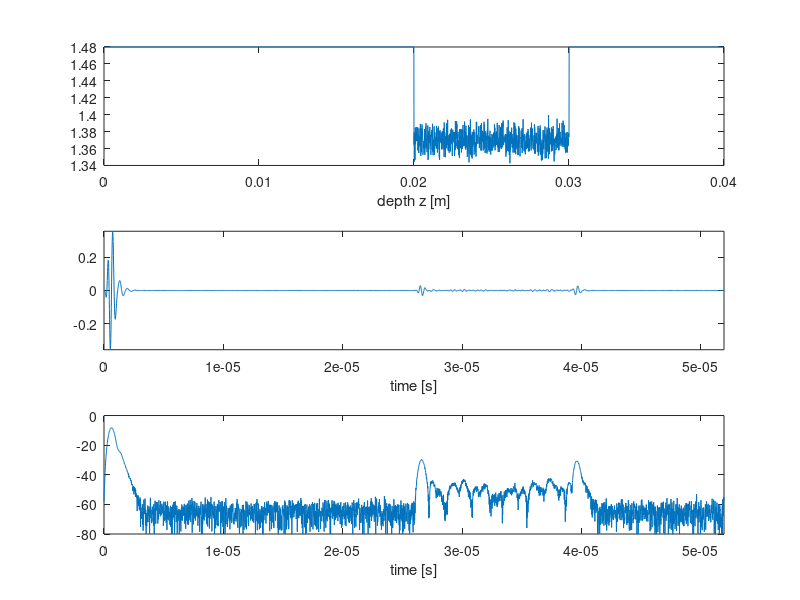
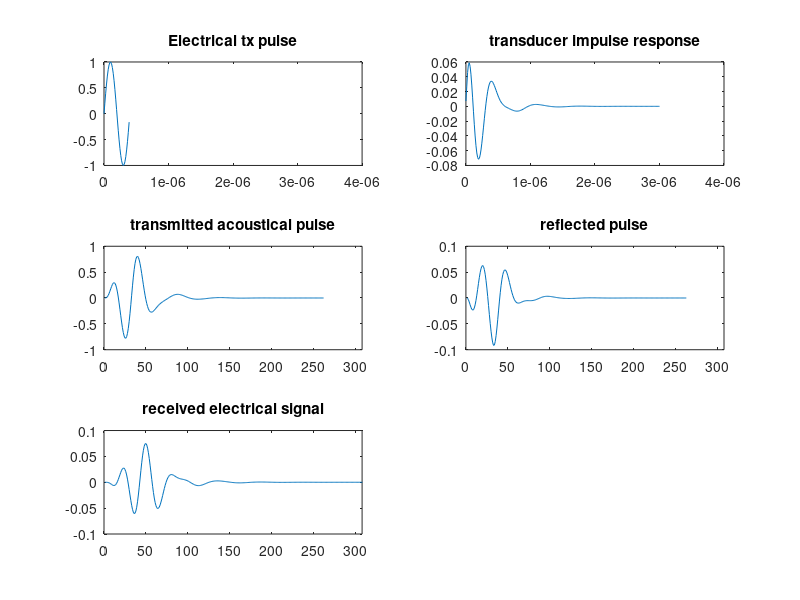
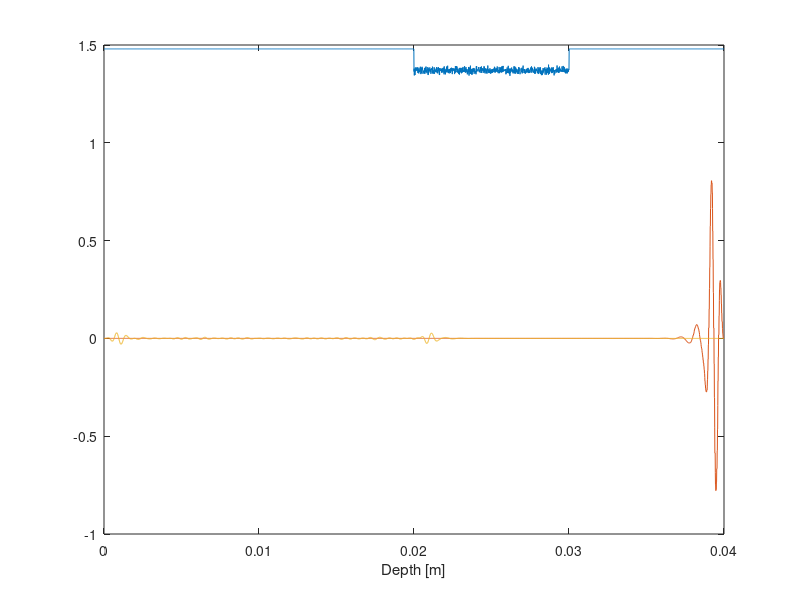

Write the MATLAB code that produced these figures, in order.
function pulsechoAnimate;
%Pulse echo 1D imaging - simulation
% simulate received signal from an 1 D object defined by variation in acoustic impedance
%29.01.05  Hans Torp

%physical constants
c=1540;  %speed of sound

zmax=0.04;%max depth
dz=10e-6;% depth increment
z=0:dz:zmax;%depth axis
z=z';%make z into a vector

t=2/c*z;%time axis
dt=t(2)-t(1);
fs=1/dt;%sampling freq. 
tmax=t(end);

% calculate the total pulse echo response h = pel x pxd x hd x hxd ; where "x" means convolution
%define transmitted pulse
f0=2.5e6;
Tp=0.4e-6;%pulse length
tp=0:1/fs:Tp;tp=tp';
pel=sin(2*pi*f0*tp);% Electrical transmit pulse
figure(2);
Tpr=4e-6;%time-range 0 - Tpr for plot
subplot(3,2,1);plot(tp,pel);title('Electrical tx pulse');
xlim([0,Tpr]);
pause;
%define transducer impulse response
fc=2.5e6;B=2.2e6;%center frequency and bandwidth of transducer
[bxd,axd]=butter(2,2*[fc-B/2,fc+B/2]/fs);%butterworth bandpass filter
txd=0:dt:3e-6;txd=txd';
impuls=zeros(size(txd));impuls(1)=1; %
hxd=filter(bxd,axd,impuls);
subplot(3,2,2);plot(txd,hxd);title('transducer impulse response');
xlim([0,Tpr]);
pause;
 
pAc=conv(pel,hxd);%transmitted acoustical pulse
subplot(3,2,3);plot(pAc);title('transmitted acoustical pulse');
xlim([0,Tpr/dt]);
pause;
hd = 0.5*[-1;1];% differensiation operator to account for scattering
h=conv(hd,pAc);%differensiation of Ac. impedance
subplot(3,2,4);plot(h);title('reflected pulse');
xlim([0,Tpr/dt]);
pause;
h=conv(h,hxd);% transducer receiver response = transmit response hxd 
subplot(3,2,5);plot(h);title('received electrical signal');
xlim([0,Tpr/dt]);
pause;

%object defined by acoustic impedance Z as a function of depth
% Object 1: water/fat interface in depth z1
Zw=1.48; % [kg/m^2/s] acoustic impedance of water
Zf=1.37; % [kg/m^2/s] acoustic impedance of human fat tissue
z1=0.02;
Z=ones(size(z))*Zw;
Z(1+round(z1/dz):end)=Zf;

%object defined by acoustic impedance Z as a function of depth
%Object 2: water/fat/water interface in depth z1, thickness th
 Z=ones(size(z))*Zw;
 z1=0.02;th=0.01;
 indLayer=round(z1/dz):round((z1+th)/dz);
 Z(1+indLayer)=Zf;
 Z(1+indLayer)=Zf+0.01*randn(length(indLayer),1);

figure(1);clf;
subplot(3,1,1);
plot(z,Z);
if 1,
%animation of transmitted and scattered signal
figure(3);
ti=t/2;
pa=interp(pAc,2);
Np=length(pa);Tpac=Np*dt/2;
Nt=length(t);
Na=20;dta=Na*dt/2;
p0=zeros(round(Nt/Na),Nt);
pr=p0;
pr0=conv(h,Z/mean(Z));pr0=interp(pr0,2);
for k=1:size(p0,1),
    t1=k*dta;
    Iz=find( (t1-z/c)>0.5*dt & (t1-z/c)<Tpac );
    if ~isempty(Iz), 
        tp=t1-z/c;tp=tp(Iz);
        p0(k,Iz)=pAc(round(tp/dt));
    end;
    z1=c*t1;
    Iz=find( z<z1 );
    Ir1=2*k*Na;
    pr(k,Iz)=pr0(Ir1-length(Iz)+1:Ir1);
end;

for k=20:size(p0,1),
    figure(3);plot(z,Z,z,p0(k,:),z,pr(k,:));xlabel('Depth [m]');
    pause(0.05); 
    if k==20, pause;end
end;
pause;
%return;
end;


s=conv(h,Z/mean(Z));%received signal
s=s(1:end-length(h)+1);
an=0.05e-2;
sn=an*randn(size(s));%Gaussian white noise
s=s+sn;%add thermal noise

figure(1);
subplot(3,1,1);plot(z,Z);xlabel('depth z [m]');%axis('tight');
smax=max(abs(s));
subplot(3,1,2);plot(t,s);xlabel('time [s]');axis([t(1),t(end),-smax,smax]);
amp=abs(hilbert(s));%amplitude of echo signal s
logamp=20*log10(amp);
subplot(3,1,3);plot(t,logamp);xlabel('time [s]');axis([t(1),t(end),-80,0]);

%object defined by acoustic impedance Z as a function of depth
% Object 2: water/fat/water interface in depth z1, thickness th
% Z=ones(size(z))*Zw;
% z1=0.02;th=0.01;
% indLayer=round(z1/dz):round((z1+th)/dz);
% Z(1+indLayer)=Zf;
% 
